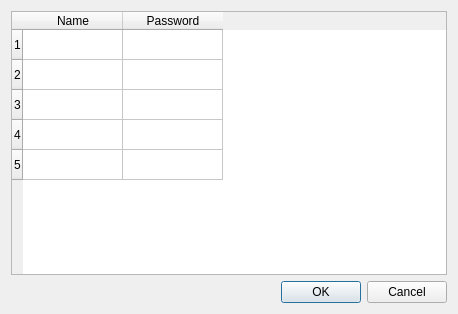
<?xml version="1.0" encoding="UTF-8"?>
<ui version="4.0">
 <class>Dialog</class>
 <widget class="QDialog" name="Dialog">
  <property name="geometry">
   <rect>
    <x>0</x>
    <y>0</y>
    <width>458</width>
    <height>314</height>
   </rect>
  </property>
  <property name="windowTitle">
   <string>Dialog</string>
  </property>
  <layout class="QVBoxLayout" name="verticalLayout">
   <item>
    <widget class="QTableWidget" name="tableWidget">
     <row>
      <property name="text">
       <string>1</string>
      </property>
     </row>
     <row>
      <property name="text">
       <string>2</string>
      </property>
     </row>
     <row>
      <property name="text">
       <string>3</string>
      </property>
     </row>
     <row>
      <property name="text">
       <string>4</string>
      </property>
     </row>
     <row>
      <property name="text">
       <string>5</string>
      </property>
     </row>
     <column>
      <property name="text">
       <string>Name</string>
      </property>
     </column>
     <column>
      <property name="text">
       <string>Password</string>
      </property>
     </column>
    </widget>
   </item>
   <item>
    <widget class="QDialogButtonBox" name="buttonBox">
     <property name="orientation">
      <enum>Qt::Horizontal</enum>
     </property>
     <property name="standardButtons">
      <set>QDialogButtonBox::Cancel|QDialogButtonBox::Ok</set>
     </property>
    </widget>
   </item>
  </layout>
 </widget>
 <resources/>
 <connections>
  <connection>
   <sender>buttonBox</sender>
   <signal>accepted()</signal>
   <receiver>Dialog</receiver>
   <slot>accept()</slot>
   <hints>
    <hint type="sourcelabel">
     <x>248</x>
     <y>254</y>
    </hint>
    <hint type="destinationlabel">
     <x>157</x>
     <y>274</y>
    </hint>
   </hints>
  </connection>
  <connection>
   <sender>buttonBox</sender>
   <signal>rejected()</signal>
   <receiver>Dialog</receiver>
   <slot>reject()</slot>
   <hints>
    <hint type="sourcelabel">
     <x>316</x>
     <y>260</y>
    </hint>
    <hint type="destinationlabel">
     <x>286</x>
     <y>274</y>
    </hint>
   </hints>
  </connection>
 </connections>
</ui>
